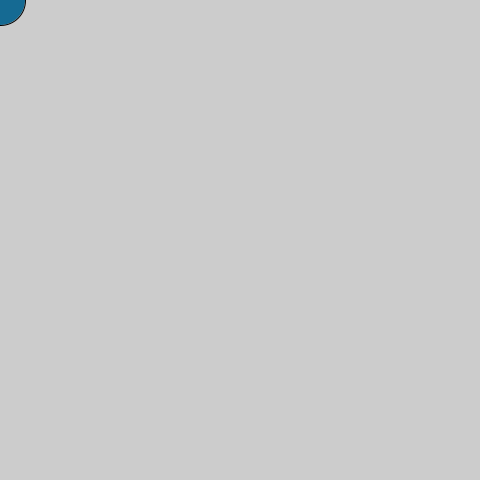
Frame 1 (no input)
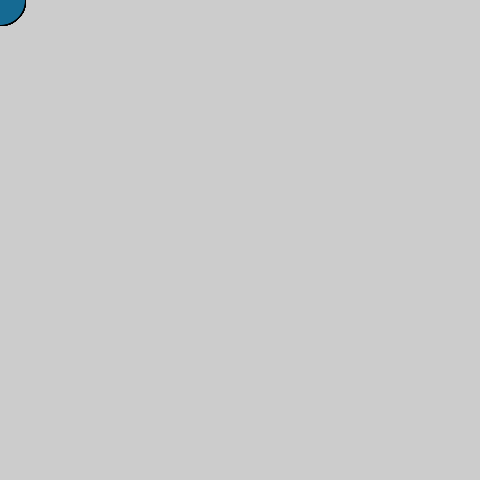
Frame 60 (the mouse pressed at the canvas centre just before this capture)
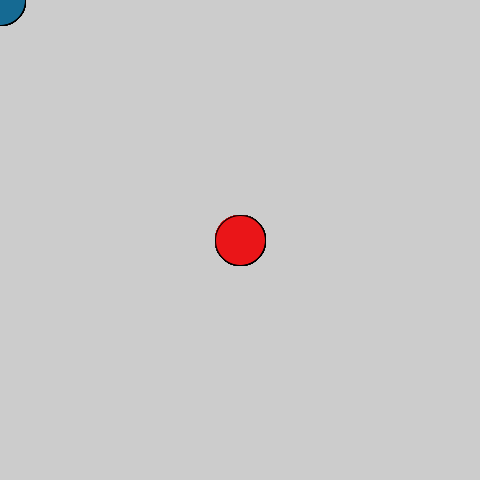
Frame 120 (the mouse held since frame 60 and released just before this capture)

The Processing sketch that drew these frames (run headless with seeded random() and noise(); from frame 60 on, the mouse is pressed at the canvas centre):

// Processing sketch: processing_67464
// ── processing_67464.pde

void setup() {
  size(480, 480);
  smooth();
}

void draw() {
  if (mousePressed) {
    fill (234, 21, 24);
  } else {
    fill (21, 106, 147);
  }
  ellipse(mouseX, mouseY, 50, 50);
}
